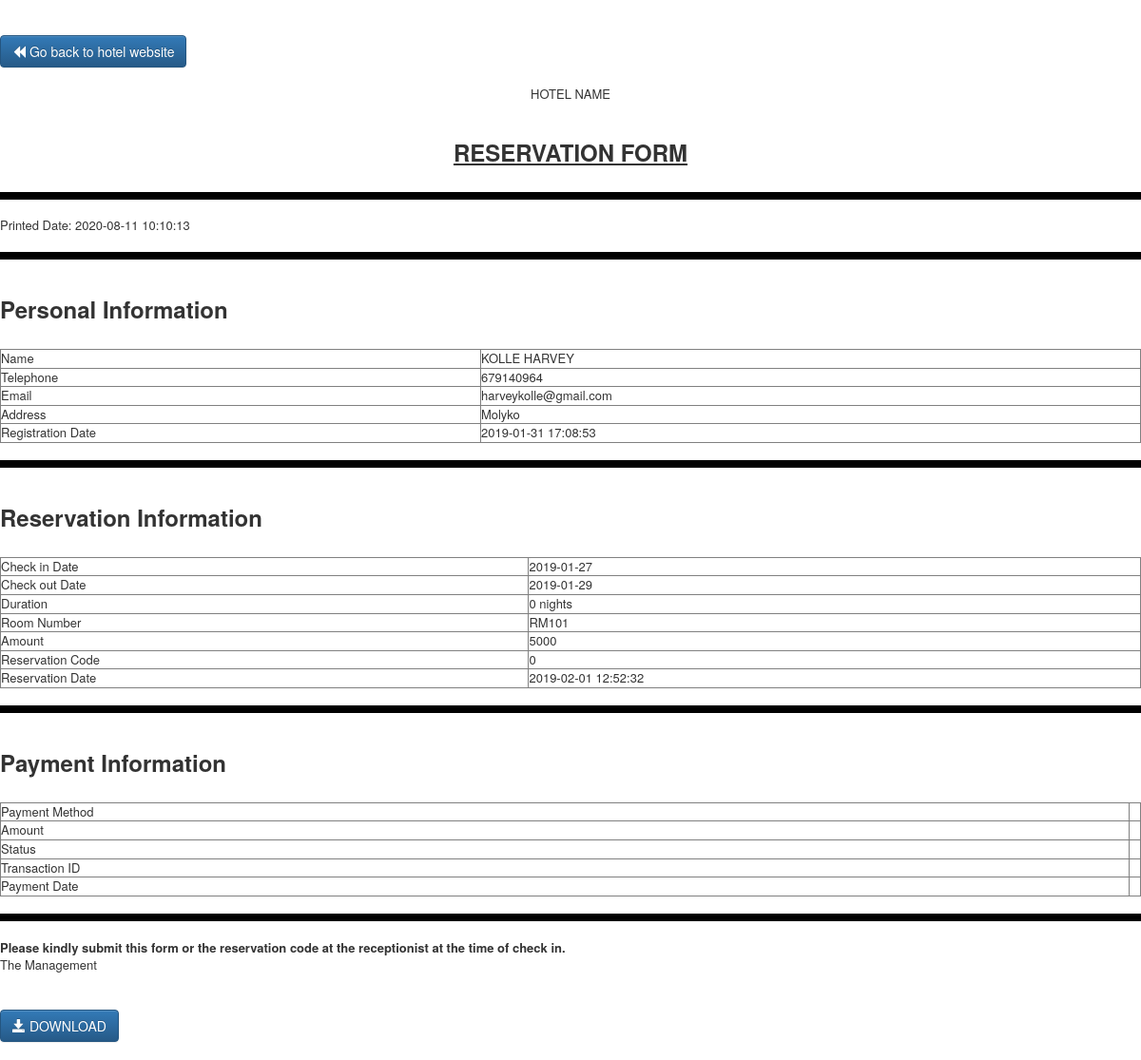
The app's page /reservationform.php (signed in) with its own data.
### tables this page shows
CREATE TABLE IF NOT EXISTS `users` (
  `User_ID` int(11) NOT NULL AUTO_INCREMENT,
  `Username` varchar(50) NOT NULL,
  `Telephone` varchar(25) NOT NULL,
  `Email` varchar(50) NOT NULL,
  `Address` varchar(50) NOT NULL,
  `Password` varchar(128) NOT NULL,
  `Registration_Date` datetime NOT NULL DEFAULT CURRENT_TIMESTAMP,
  PRIMARY KEY (`User_ID`),
  UNIQUE KEY `Username` (`Username`)
);

CREATE TABLE IF NOT EXISTS `reservations` (
  `Reservation_ID` int(11) NOT NULL AUTO_INCREMENT,
  `Name` varchar(50) NOT NULL,
  `Check_in_Date` date NOT NULL,
  `Check_out_Date` date NOT NULL,
  `Duration` int(10) NOT NULL,
  `Room_No` varchar(6) NOT NULL,
  `Amount` int(10) NOT NULL,
  `Code` int(20) NOT NULL,
  `Reservation_Date` datetime NOT NULL DEFAULT CURRENT_TIMESTAMP,
  PRIMARY KEY (`Reservation_ID`)
);

### reservationform.php (the view, shortened to what this page needs)
<?php
$date = date("Y-m-d H:i:s");
$conn = mysqli_connect('localhost', 'root', '', 'hotel');
$sql0 = "SELECT * FROM users WHERE Username ='".$_SESSION['id']."' ";
$result0 = mysqli_query($conn, $sql0);
$row0 = mysqli_fetch_assoc($result0);
$sql1 = "SELECT * FROM reservations WHERE Name ='".$_SESSION['id']."' AND Code = '".$_SESSION['code']."' ";
$result1 = mysqli_query($conn, $sql1);
$row1 = mysqli_fetch_assoc($result1);
$sql2 = "SELECT * FROM payments WHERE Name ='".$_SESSION['id']."' AND Reservation_Code = '".$_SESSION['code']."' ";
$result2 = mysqli_query($conn, $sql2);
$row2 = mysqli_fetch_assoc($result2);
?>
<!DOCTYPE html>
<html>
<head>
    <link rel="stylesheet" href="https://cdnjs.cloudflare.com/ajax/libs/font-awesome/4.7.0/css/font-awesome.min.css">
    <link rel="stylesheet" href="https://maxcdn.bootstrapcdn.com/bootstrap/3.3.7/css/bootstrap.min.css">
    <link rel="stylesheet" type="text/css" href="css-bootstrap.min.css">
    <link rel="stylesheet" type="text/css" href="awesome.min.css">
    <link rel="stylesheet" type="text/css" href="bootstrap.css">
    <link rel="stylesheet" type="text/css" href="bootstrap.min.css">
    <link rel="stylesheet" type="text/css" href="bootstrap-theme.css">
    <link rel="stylesheet" type="text/css" href="bootstrap-theme.min.css">
    <link rel="stylesheet" type="text/css" href="css-font-awesome.min.css">
</head>
<body style="font-size: 13px;">
<div>
<br><br>
	<a href="index.php"><button type="submit" name="submit" class="btn btn-primary"><span class="glyphicon glyphicon-backward"></span> Go back to hotel website</button></a>
<br><br>
</div>
    <div class="row">
    <div class="col-sm-12">
 <table border="0" width="100%" style="margin: 0 auto;">
    <tr>
        <td style="text-align: center;">HOTEL NAME
        </td>
    </tr>
</table>
  </div>
    </div>
<div class="row">
	<div class="col-sm-12">
		<br><h3 style="text-align: center;"><u><strong>RESERVATION FORM</strong></u><br></h3>
	</div>
</div>
<br>
<div class="row">
	<div class="col-sm-12">
		<div style="border: 4px solid black;
	padding: 0px;
	margin-top: 0px;
	margin-bottom: 0px;">
</div>
	</div>
</div>
<br>
<div class="row">
	<div class="col-sm-12">
		Printed Date: <?php echo " " . $date . ""; ?>
	</div>
</div>
<br>
<div class="row">
	<div class="col-sm-12">
		<div style="border: 4px solid black;
	padding: 0px;
	margin-top: 0px;
	margin-bottom: 0px;">
</div>
	</div>
</div>
<div class="row">
	<div class="col-sm-12">
		<br><h3><strong>Personal Information </strong><br></h3>
	</div>
</div>
<br>
<div class="row">
	<div class="col-sm-12">
		<div class="infor" style="overflow-x:auto;">
		<table border="1" style="border-collapse: collapse;" width="100%" height="auto">
			<tr>
				<td>Name </td>
				<td> <?php echo " " . $row0['Username'] . ""; ?> </td>
			</tr>
			<tr>
				<td> Telephone </td>
				<td> <?php echo " " . $row0['Telephone'] . ""; ?> </td>
			</tr>
			<tr>
				<td> Email </td>
				<td> <?php echo " " . $row0['Email'] . ""; ?> </td>
			</tr>
			<tr>
				<td> Address </td>
				<td> <?php echo " " . $row0['Address'] . ""; ?> </td>
			</tr>
			<tr>
				<td> Registration Date </td>
				<td> <?php echo " " . $row0['Registration_Date'] . ""; ?> </td>
			</tr>
		</table>
	</div>
	</div>
</div>
<br>
<div class="row">
	<div class="col-sm-12">
		<div style="border: 4px solid black;
	padding: 0px;
	margin-top: 0px;
	margin-bottom: 0px;">
</div>
	</div>
</div>
<div class="row">
	<div class="col-sm-12">
		<br><h3><strong>Reservation Information </strong><br></h3>
	</div>
</div>
<br>
<div class="row">
	<div class="col-sm-12">
		<div class="infor" style="overflow-x:auto;">
		<table border="1" style="border-collapse: collapse;" width="100%" height="auto">
			<tr>
				<td> Check in Date </td>
				<td> <?php echo " " . $row1['Check_in_Date'] . ""; ?> </td>
			</tr>
			<tr>
				<td> Check out Date </td>
				<td> <?php echo " " . $row1['Check_out_Date'] . ""; ?> </td>
			</tr>
			<tr>
				<td> Duration </td>
				<td> <?php echo " " . $row1['Duration'] . " nights"; ?> </td>
			</tr>
			<tr>
				<td> Room Number </td>
				<td> <?php echo " " . $row1['Room_No'] . ""; ?> </td>
			</tr>
			<tr>
				<td> Amount </td>
				<td> <?php echo " " . $row1['Amount'] . ""; ?> </td>
			</tr>
			<tr>
				<td> Reservation Code </td>
				<td> <?php echo " " . $row1['Code'] . ""; ?> </td>
			</tr>
			<tr>
				<td> Reservation Date </td>
				<td> <?php echo " " . $row1['Reservation_Date'] . ""; ?> </td>
			</tr>
		</table>
	</div>
	</div>
</div>
<br>
<div class="row">
	<div class="col-sm-12">
		<div style="border: 4px solid black;
	padding: 0px;
	margin-top: 0px;
	margin-bottom: 0px;">
</div>
	</div>
</div>
<div class="row">
	<div class="col-sm-12">
		<br><h3><strong>Payment Information </strong><br></h3>
	</div>
</div>
<br>
<div class="row">
	<div class="col-sm-12">
		<div class="infor" style="overflow-x:auto;">
		<table border="1" style="border-collapse: collapse;" width="100%" height="auto">
			<tr>
				<td> Payment Method </td>
				<td> <?php echo " " . $row2['Method'] . ""; ?> </td>
			</tr>
			<tr>
				<td> Amount </td>
				<td> <?php echo " " . $row2['Amount'] . ""; ?> </td>
			</tr>
			<tr>
				<td> Status </td>
				<td> <?php echo " " . $row2['Status'] . ""; ?> </td>
			</tr>
			<tr>
				<td> Transaction ID </td>
				<td> <?php echo " " . $row2['Transaction_ID'] . ""; ?> </td>
			</tr>
			<tr>
				<td> Payment Date </td>
				<td> <?php echo " " . $row2['Payment_Date'] . ""; ?> </td>
			</tr>
		</table>
	</div>
	</div>
</div>
<br>
<div class="row">
	<div class="col-sm-12">
		<div style="border: 4px solid black;
	padding: 0px;
	margin-top: 0px;
	margin-bottom: 0px;"></div>
</div>
</div>
<br>
<div class="row">
	<div class="col-sm-12">
		<div class="infor" style="overflow-x:auto;">
		<table border="0" style="border-collapse: collapse;" width="100%" height="auto">
			<tr>
				<td><strong>Please kindly submit this form or the reservation code at the receptionist at the time of check in.</strong><br>The Management</td>
			</tr>
		</table>
	</div>
	</div>
</div>
<div>
<br><br>
	<a href="downloadreservationform.php"><button type="submit" name="submit" class="btn btn-primary"><span class="glyphicon glyphicon-save"></span> DOWNLOAD</button></a>
<br><br>
</div>
</body>
</html>

### reservationform.php (style rules this page uses)
html { margin-top: 0px !important; padding-top: 0px !important; }

### records on screen
users: Username "KOLLE HARVEY", Telephone "679140964", Email "harveykolle@gmail.com", Address "Molyko", Registration_Date "2019-01-31 17:08:53"
reservations: Check_in_Date "2019-01-27", Check_out_Date "2019-01-29", Duration "0", Room_No "RM101", Amount "5000", Code "0", Reservation_Date "2019-02-01 12:52:32"
